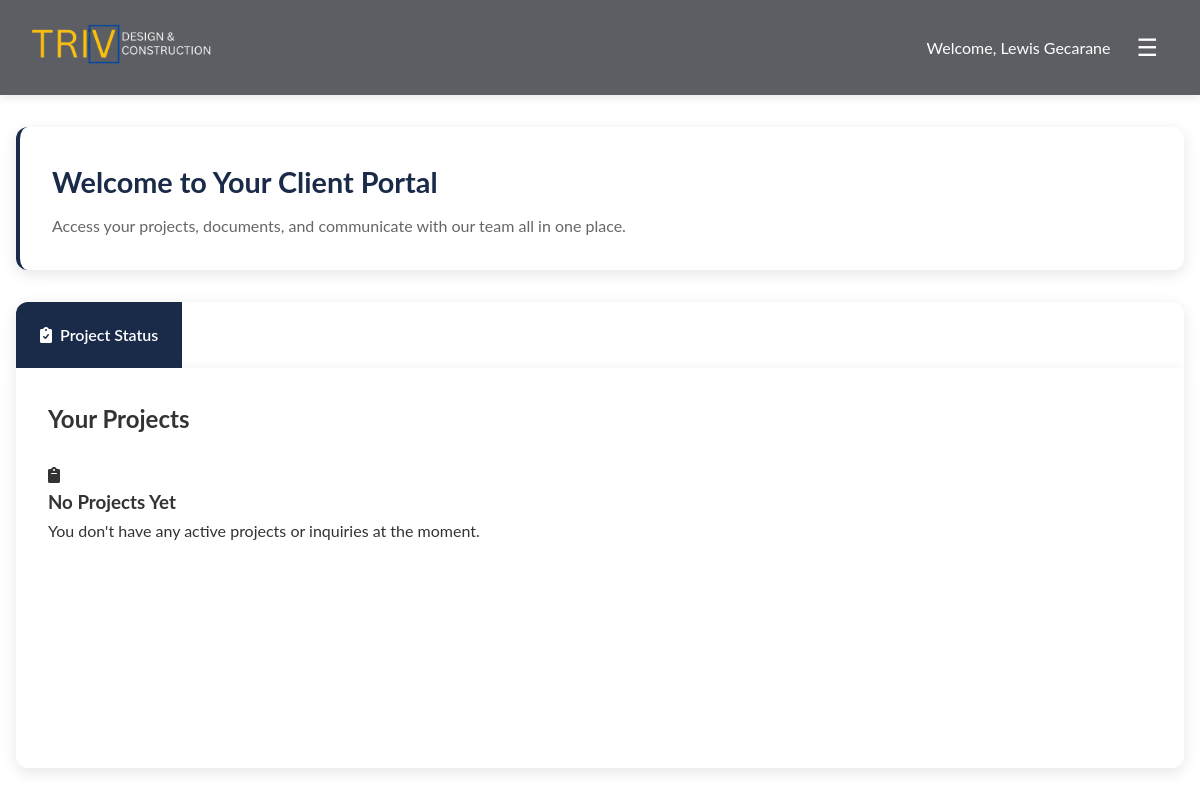
Before: /public/account.php (signed in) with the older database file.
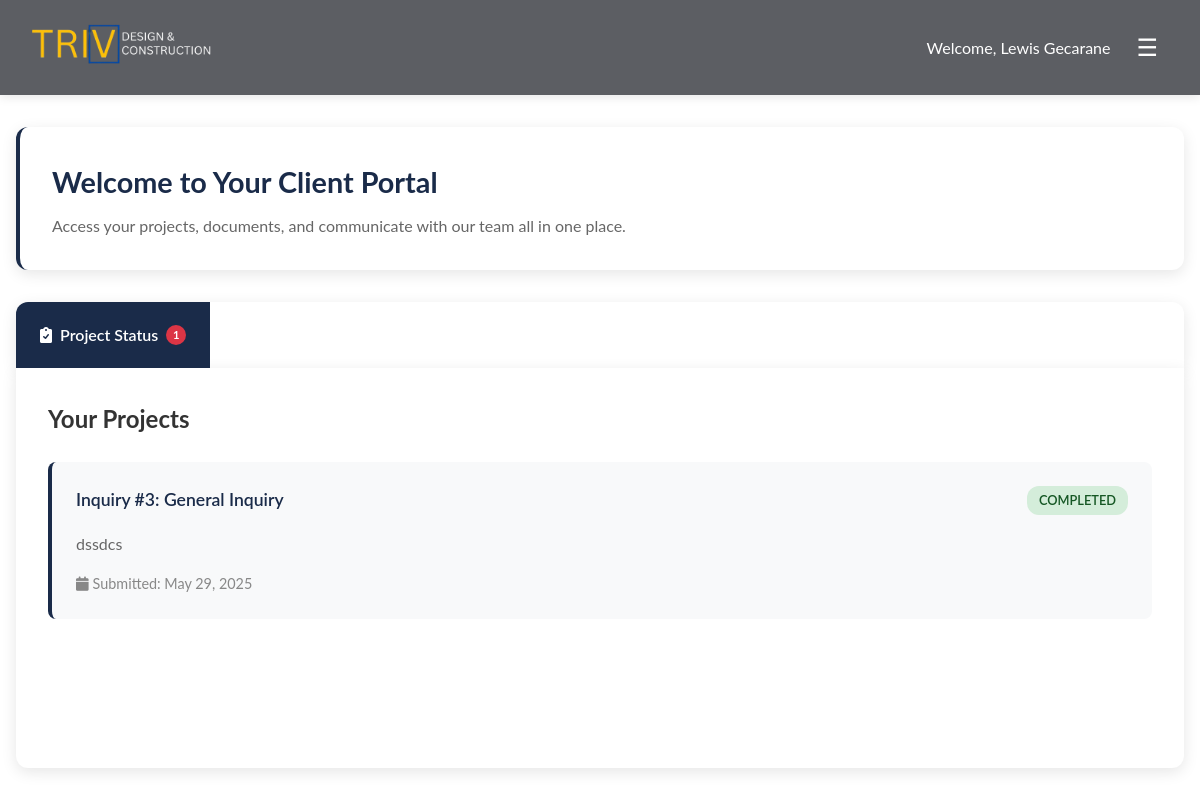
After: the same page with the newer database file.
### tables this page shows
CREATE TABLE `contact_inquiries` (
  `id` int(11) NOT NULL,
  `user_id` int(11) NOT NULL,
  `name` varchar(255) NOT NULL,
  `email` varchar(255) NOT NULL,
  `mobile` varchar(20) NOT NULL,
  `message` text NOT NULL,
  `plan_file` varchar(255) DEFAULT NULL,
  `status` enum('pending','in-progress','completed','cancelled') DEFAULT 'pending',
  `created_at` timestamp NOT NULL DEFAULT current_timestamp(),
  `updated_at` timestamp NULL DEFAULT NULL ON UPDATE current_timestamp()
);

### classes/Database.php (called while the page is built, shortened)
<?php
class User {
    private $conn;
    private $table = 'users';
    public function __construct($db) {
        $this->conn = $db;
    }
    public function getUserById($id) {
        try {
            $stmt = $this->conn->prepare("SELECT * FROM {$this->table} WHERE id = ?");
            $stmt->execute([$id]);
            return $stmt->fetch();
        } catch (PDOException $e) {
            error_log("Get user error: " . $e->getMessage());
            return false;
        }
    }
}
class ContactInquiry {
    private $conn;
    private $table = 'contact_inquiries';
    public function __construct($db) {
        $this->conn = $db;
    }
    public function getInquiriesByUser($userId) {
        try {
            $sql = "SELECT * FROM {$this->table} WHERE user_id = ? ORDER BY created_at DESC";
            $stmt = $this->conn->prepare($sql);
            $stmt->execute([$userId]);
            return $stmt->fetchAll();
        } catch (PDOException $e) {
            error_log("Get user inquiries error: " . $e->getMessage());
            return [];
        }
    }
}
?>

### public/account.php (the view, shortened to what this page needs)
<?php
require_once '../classes/Database.php';
$db = new Database();
$conn = $db->connect();
$user = new User($conn);
$contactInquiry = new ContactInquiry($conn);
$userId = $_SESSION['user_id'];
$userInfo = $user->getUserById($userId);
$userInquiries = $contactInquiry->getInquiriesByUser($userId);
$activeTab = isset($_GET['tab']) ? $_GET['tab'] : 'projects';
?>
<!DOCTYPE html>
<html lang="en">
<head>
    <link rel="stylesheet" href="https://cdnjs.cloudflare.com/ajax/libs/font-awesome/6.0.0-beta3/css/all.min.css">
</head>
<body>
    <header class="header">
        <div class="logo">
            <img src="../assets/images/trivfinalnatalaga.png">
        </div>
        <div class="user-info">
            Welcome, <?= htmlspecialchars($userInfo['name']) ?>
               <button class="menu-toggle" aria-label="Toggle menu">☰</button>
        </div>
    </header>
    <div class="container">
        <div class="welcome-card">
            <h1>Welcome to Your Client Portal</h1>
            <p>Access your projects, documents, and communicate with our team all in one place.</p>
        </div>
        <div class="tabs">
            <div class="tab <?= $activeTab === 'projects' ? 'active' : '' ?>" data-tab="projects">
                <i class="fas fa-clipboard-check"></i> Project Status
                <?php if (count($userInquiries) > 0): ?>
                    <span class="badge"><?= count($userInquiries) ?></span>
                <?php endif; ?>
            </div>
        </div>
        <div class="tab-content">
            <div class="tab-pane <?= $activeTab === 'projects' ? 'active' : '' ?>" id="projects">
                <h2 style="margin-bottom: 1.5rem;">Your Projects</h2>
                <?php if (empty($userInquiries)): ?>
                    <div class="empty-state">
                        <i class="fas fa-clipboard"></i>
                        <h3>No Projects Yet</h3>
                        <p>You don't have any active projects or inquiries at the moment.</p>
                    </div>
                <?php else: ?>
                    <?php foreach ($userInquiries as $inquiry): ?>
                        <div class="project-card">
                            <div class="project-header">
                                <div class="project-title">
                                    Inquiry #<?= $inquiry['id'] ?>: <?= htmlspecialchars($inquiry['subject'] ?? 'General Inquiry') ?>
                                </div>
                                <span class="project-status status-<?= $inquiry['status'] ?>">
                                    <?= ucfirst(str_replace('_', ' ', $inquiry['status'])) ?>
                                </span>
                            </div>
                            <div class="project-details">
                                <?= htmlspecialchars(substr($inquiry['message'], 0, 200)) ?><?= strlen($inquiry['message']) > 200 ? '...' : '' ?>
                            </div>
                            <div class="project-meta">
                                <span><i class="fas fa-calendar"></i> Submitted: <?= date('M j, Y', strtotime($inquiry['created_at'])) ?></span>
                            </div>
                        </div>
                    <?php endforeach; ?>
                <?php endif; ?>
            </div>
    </div>
</body>
</html>

Changed rows visible on the page:
added contact_inquiries: id "3", subject "General Inquiry", status "COMPLETED", message "dssdcs", created_at "May 29, 2025"
Other visible differences:
count($userInquiries): (not shown) → "1"
text no longer shown: "No Projects Yet You don't have any active projects or inquiries at the moment."
